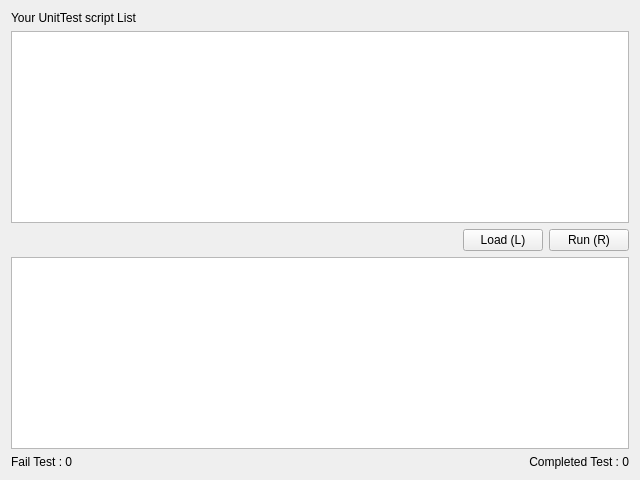
<?xml version="1.0" encoding="UTF-8"?>
<ui version="4.0">
 <class>Form</class>
 <widget class="QWidget" name="Form">
  <property name="geometry">
   <rect>
    <x>0</x>
    <y>0</y>
    <width>640</width>
    <height>480</height>
   </rect>
  </property>
  <property name="windowTitle">
   <string>Form</string>
  </property>
  <layout class="QVBoxLayout" name="verticalLayout_2">
   <item>
    <layout class="QVBoxLayout" name="verticalLayout">
     <item>
      <widget class="QLabel" name="label">
       <property name="text">
        <string>Your UnitTest script List</string>
       </property>
      </widget>
     </item>
     <item>
      <widget class="QListWidget" name="listWidget">
       <property name="minimumSize">
        <size>
         <width>0</width>
         <height>100</height>
        </size>
       </property>
       <property name="maximumSize">
        <size>
         <width>16777215</width>
         <height>200</height>
        </size>
       </property>
       <property name="showDropIndicator" stdset="0">
        <bool>false</bool>
       </property>
       <property name="dragEnabled">
        <bool>false</bool>
       </property>
       <property name="dragDropMode">
        <enum>QAbstractItemView::NoDragDrop</enum>
       </property>
       <property name="defaultDropAction">
        <enum>Qt::IgnoreAction</enum>
       </property>
       <property name="selectionMode">
        <enum>QAbstractItemView::ExtendedSelection</enum>
       </property>
       <property name="resizeMode">
        <enum>QListView::Fixed</enum>
       </property>
       <property name="viewMode">
        <enum>QListView::ListMode</enum>
       </property>
      </widget>
     </item>
     <item>
      <layout class="QHBoxLayout" name="horizontalLayout">
       <item>
        <spacer name="horizontalSpacer">
         <property name="orientation">
          <enum>Qt::Horizontal</enum>
         </property>
         <property name="sizeHint" stdset="0">
          <size>
           <width>40</width>
           <height>20</height>
          </size>
         </property>
        </spacer>
       </item>
       <item>
        <widget class="QPushButton" name="pushButton_2">
         <property name="text">
          <string>Load (L)</string>
         </property>
         <property name="checkable">
          <bool>false</bool>
         </property>
         <property name="checked">
          <bool>false</bool>
         </property>
        </widget>
       </item>
       <item>
        <widget class="QPushButton" name="pushButton">
         <property name="text">
          <string>Run (R)</string>
         </property>
        </widget>
       </item>
      </layout>
     </item>
     <item>
      <widget class="QListWidget" name="listWidget_2"/>
     </item>
    </layout>
   </item>
   <item>
    <layout class="QVBoxLayout" name="verticalLayout_3">
     <item>
      <layout class="QHBoxLayout" name="horizontalLayout_2">
       <item>
        <widget class="QLabel" name="label_3">
         <property name="text">
          <string>Fail Test : 0</string>
         </property>
        </widget>
       </item>
       <item>
        <widget class="QLabel" name="label_2">
         <property name="text">
          <string>Completed Test : 0</string>
         </property>
         <property name="alignment">
          <set>Qt::AlignRight|Qt::AlignTrailing|Qt::AlignVCenter</set>
         </property>
        </widget>
       </item>
      </layout>
     </item>
    </layout>
   </item>
  </layout>
 </widget>
 <resources/>
 <connections/>
</ui>
